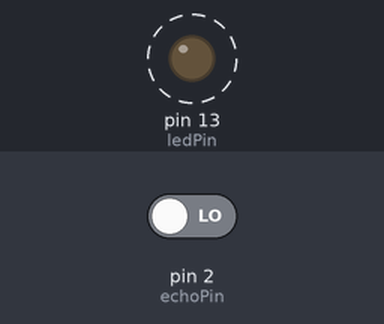
The sketch below on a simulated Arduino Uno, built with avr-gcc and run on an emulated ATmega328P. Parts: output pins drawn as LEDs (lit = HIGH). Dashed ring = blinking. The test bench sets the inputs (shaded band); at power-on: pin 2 (echoPin) LOW. What the sketch prints to the serial monitor is not drawn.

Above: at 0.5 s.
Timing chart, 0 to 4.6 s (numbered marks = the images above):
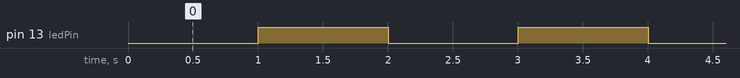

Measured:
- by itself, pin 13 (ledPin): alternates HIGH for 1.0 s and LOW for 1.0 s

The sketch:

HC-SR04_-_OneSend_OneReceive_Test.ino
```cpp
/*
 HC-SR04 Ping distance sensor]
 VCC to arduino 5v GND to arduino GND
 Echo to Arduino pin 13 Trig to Arduino pin 12
 Red POS to Arduino pin 11
 Green POS to Arduino pin 10
 560 ohm resistor to both LED NEG and GRD power rail
 More info at: http://goo.gl/kJ8Gl
 Original code improvements to the Ping sketch sourced from Trollmaker.com
 Some code and wiring inspired by http://en.wikiversity.org/wiki/User:Dstaub/robotcar
 */

#define IS_TRANSMITTER false

#define trigPin 3
#define echoPin 2
#define ledPin 13

bool ledStatus = HIGH;
void setup() {
  Serial.begin (9600);

  //if (IS_TRANSMITTER){
    pinMode(trigPin, OUTPUT);
    pinMode(ledPin, OUTPUT);
  //} else {
    pinMode(echoPin, INPUT);
   // pinMode(ledPin, OUTPUT);
 // }
}

void loop() {
  if (IS_TRANSMITTER) {
    digitalWrite(trigPin, LOW);  // Added this line
    delayMicroseconds(2); // Added this line
    digitalWrite(trigPin, HIGH);
    //  delayMicroseconds(1000); - Removed this line
    delayMicroseconds(10); // Added this line
    digitalWrite(trigPin, LOW);

    Serial.println("Transmittet...");
    digitalWrite(ledPin, ledStatus);
    ledStatus = !ledStatus;
    delay(500);
  } else {
    long duration;//, distance;
    duration = pulseIn(echoPin, HIGH);
    //distance = (duration/2) / 29.1;

    Serial.print("Got signal! Time=");
    Serial.println(duration);
    digitalWrite(ledPin, ledStatus);
    ledStatus = !ledStatus;
  }
}
```
